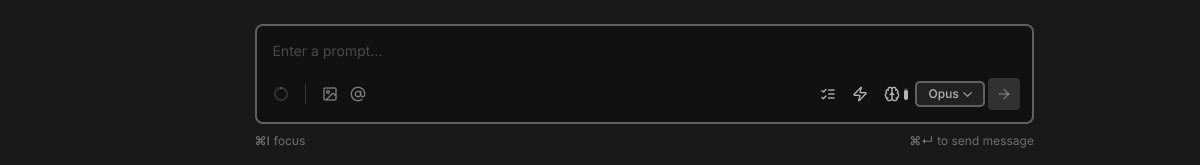
#> input picture images/attach-context.png, 2400 x 330 px (shown at 1/2 size)
$ python process-screenshots.py ../images/attach-context.png out.png
#> lines starting #> are read from the running program, lines starting #| are printed output that depends on the picture
#!/usr/bin/env python3
"""
Auto-process CHANGE screenshots to standard dimensions with padding.
Reads from .assets-source/ and outputs to .assets/ with green border.
Usage: python3 process-screenshots.py [input_image] [output_image]
"""

import sys
from PIL import Image, ImageOps

# Configuration
TARGET_WIDTH = 1200  # Standard width for documentation
TARGET_HEIGHT = 800  # Standard height for documentation
BACKGROUND_COLOR = (166, 170, 145)  # Sage green background (#A6AA91)
MIN_BORDER_WIDTH = 40  # Minimum border thickness (pixels) on all sides
# Alternative colors:
# (255, 255, 255) - White
# (243, 244, 246) - Tailwind gray-100
# (17, 24, 39) - Dark mode background

# [73 lines left out: functions remove_border, has_border, not called in this run]

def process_image(input_path, output_path):
    """
    Process an image to fit target dimensions with padding.
    Maintains aspect ratio and centers the image.
    """
#> called with input_path = '../images/attach-context.png', output_path = 'out.png'
    try:
        # Open the image
        img = Image.open(input_path)
#> img is the input picture: PIL image 2400x330 RGB; min 17, max 180, mean 24.3

        # Convert to RGB if needed (handles RGBA, grayscale, etc.)
        if img.mode != 'RGB':
            img = img.convert('RGB')

        # Calculate max dimensions allowing for minimum border on all sides
        max_width = TARGET_WIDTH - (2 * MIN_BORDER_WIDTH)
        max_height = TARGET_HEIGHT - (2 * MIN_BORDER_WIDTH)

        # Calculate scaling to fit within max dimensions while maintaining aspect ratio
        img_ratio = img.width / img.height
#> img_ratio = 7.27
        max_ratio = max_width / max_height

        if img_ratio > max_ratio:
            # Image is wider - fit to max width
            new_width = max_width
            new_height = int(max_width / img_ratio)
#> new_height = 154
        else:
            # Image is taller - fit to max height
            new_height = max_height
            new_width = int(max_height * img_ratio)

        # Resize image maintaining aspect ratio
        img_resized = img.resize((new_width, new_height), Image.Resampling.LANCZOS)
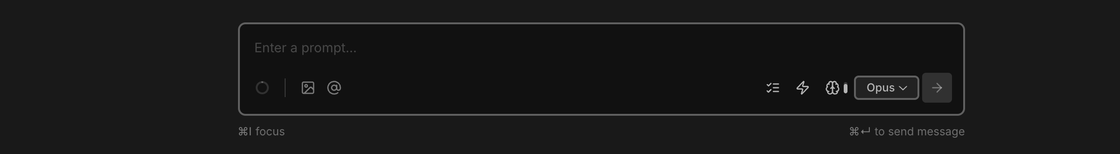
#> img_resized: PIL image 1120x154 RGB; min 0, max 205, mean 24.3

        # Create background with target dimensions
        background = Image.new('RGB', (TARGET_WIDTH, TARGET_HEIGHT), BACKGROUND_COLOR)
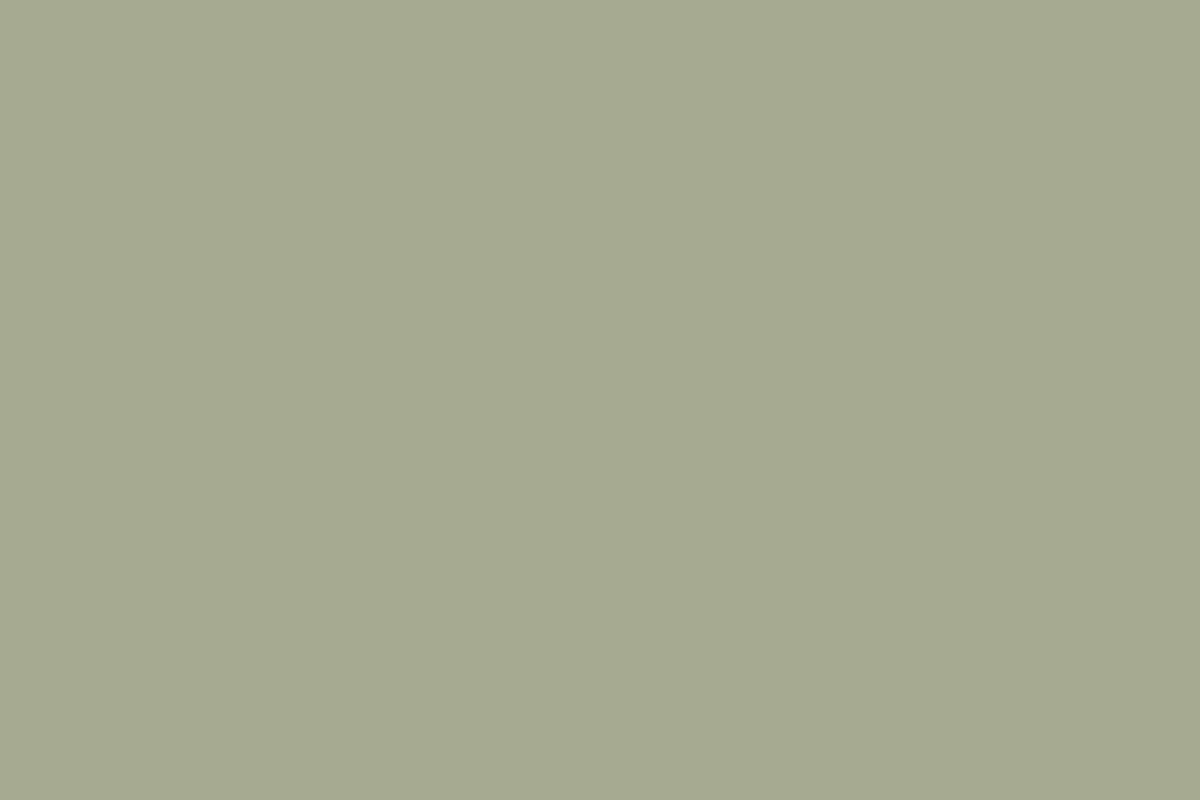
#> background: PIL image 1200x800 RGB; mean R, G, B 166, 170, 145

        # Calculate position to center the image
        x_offset = (TARGET_WIDTH - new_width) // 2
        y_offset = (TARGET_HEIGHT - new_height) // 2
#> y_offset = 323

        # Paste resized image onto background
        background.paste(img_resized, (x_offset, y_offset))
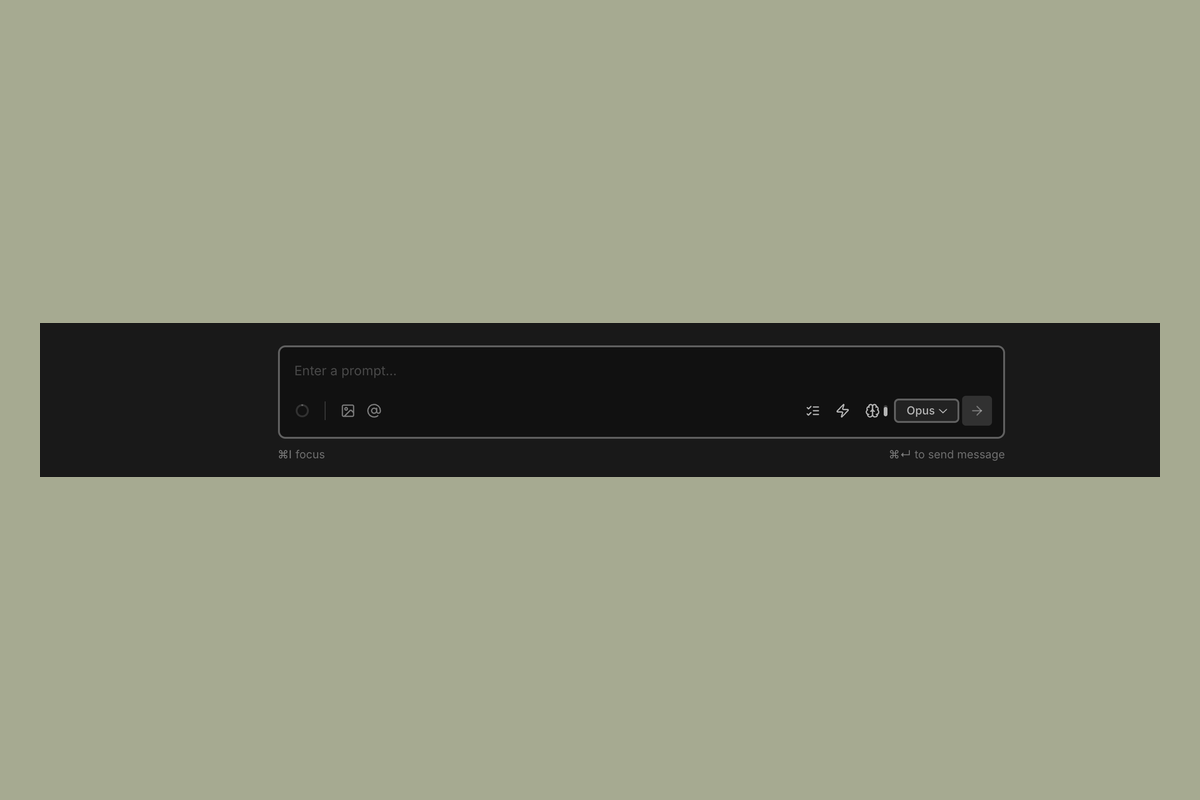
#> background: PIL image 1200x800 RGB; mean R, G, B 140.5, 143.8, 123.3

        # Save the result
        background.save(output_path, 'PNG', optimize=True)
        print(f"✓ Processed: {input_path} -> {output_path}")
        print(f"  Original: {img.width}x{img.height} -> Padded: {TARGET_WIDTH}x{TARGET_HEIGHT}")
#|   Original: 2400x330 -> Padded: 1200x800

    except Exception as e:
        print(f"✗ Error processing {input_path}: {e}", file=sys.stderr)
        sys.exit(1)

if __name__ == "__main__":
    if len(sys.argv) != 3:
        print("Usage: python3 process-screenshots.py [input_image] [output_image]")
        sys.exit(1)

    input_path = sys.argv[1]
    output_path = sys.argv[2]

    process_image(input_path, output_path)

$ run again, on images/changes-panel.png
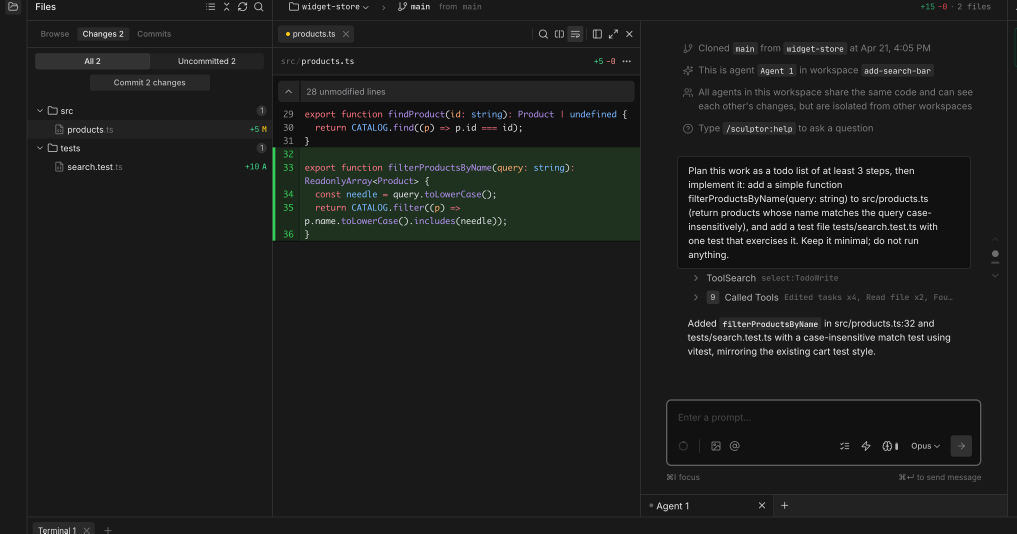
#> input picture images/changes-panel.png, 3050 x 1600 px (shown at 1/3 size)
#> in process_image, img is the input picture: PIL image 3050x1600 RGB; mean R, G, B 29, 30.1, 29.1
#> in process_image, `img_resized = img.resize((new_width, new_height), Image.Resampling.LAN..`:
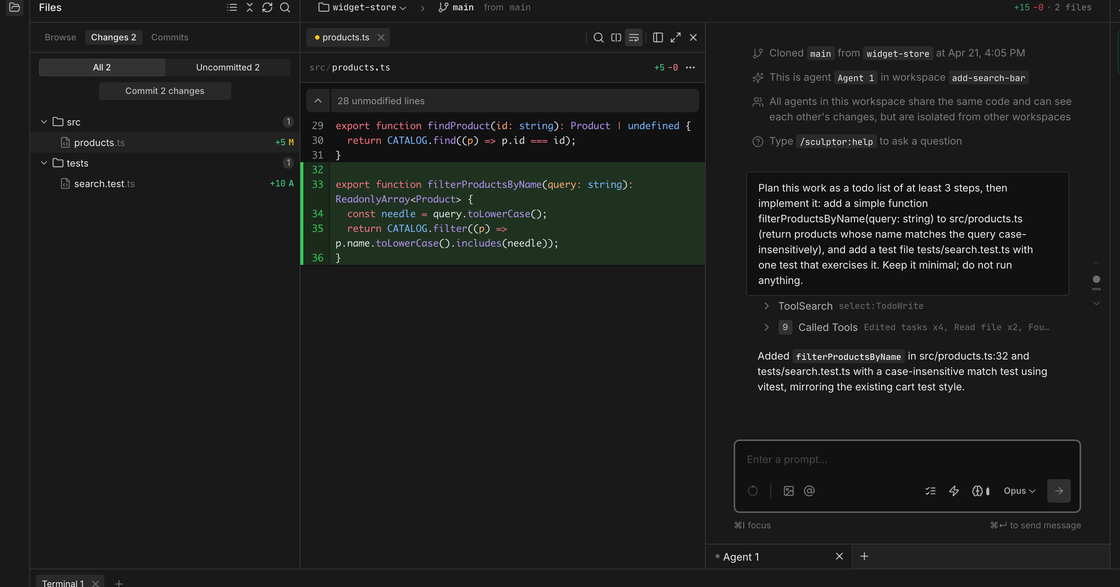
#> img_resized: PIL image 1120x587 RGB; mean R, G, B 29, 30.1, 29.2
#> in process_image, `background.paste(img_resized, (x_offset, y_offset))`:
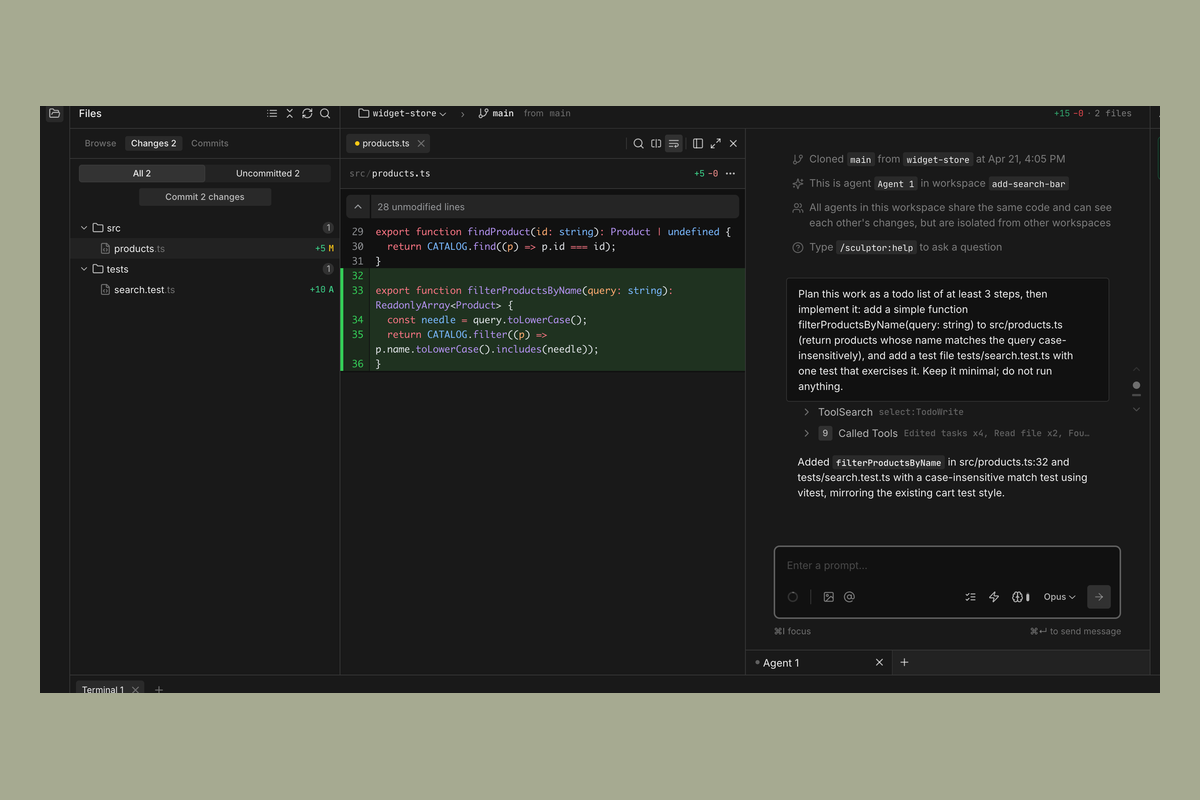
#> background: PIL image 1200x800 RGB; mean R, G, B 72.2, 74.2, 65.7
#|   Original: 3050x1600 -> Padded: 1200x800
